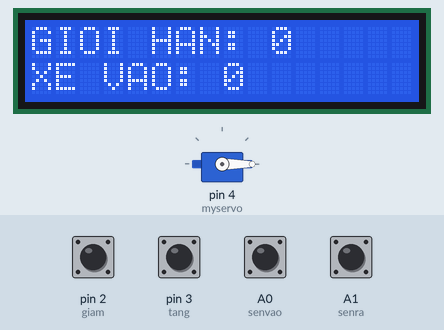
This sketch was run on a simulated Arduino Uno, built with avr-gcc and run on an emulated ATmega328P. On the bench: 16×2 character LCD, servo. Inputs (shaded band) come from the test bench; at power-on: A0 (senvao), A1 (senra), pin 2 (giam), pin 3 (tang) HIGH.

Above: at 1.2 s.
1.3 s: pin 3 (tang) pulled LOW for 1 s
At 2.8 s:
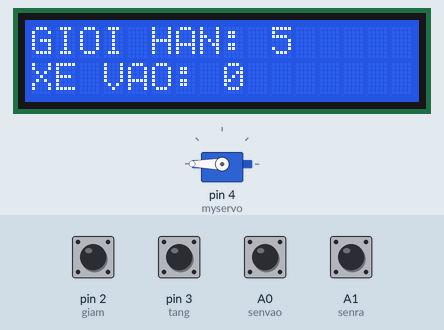
4.0 s: pin 2 (giam) pulled LOW for 0.15 s
At 5.1 s:
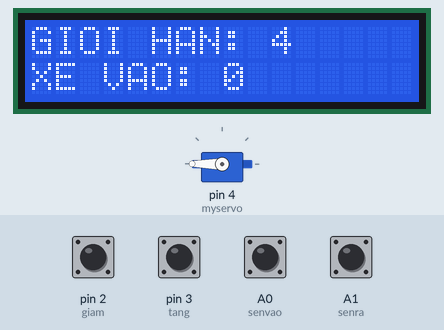
7.1 s: A0 (senvao) pulled LOW for 0.15 s
At 8.1 s:
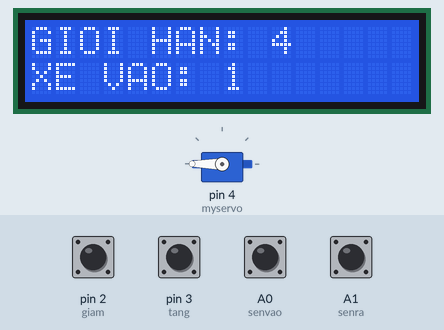
10.2 s: A1 (senra) pulled LOW for 0.15 s
At 11.1 s:
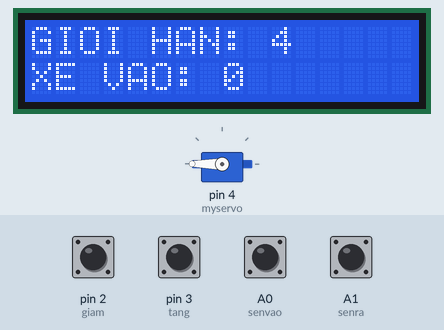
13.3 s: pin 2 (giam) pulled LOW for 1 s
At 13.65 s:
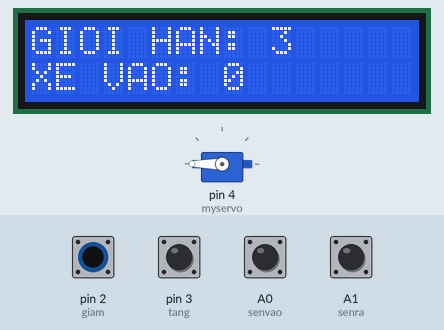
17.3 s: A0 (senvao) pulled LOW for 1 s
At 19.0 s:
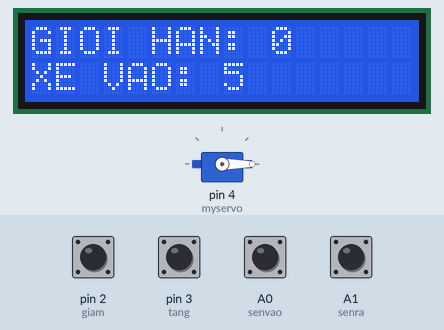
Timing chart, 0 to 20.5 s (numbered marks = the images above; inputs shaded):
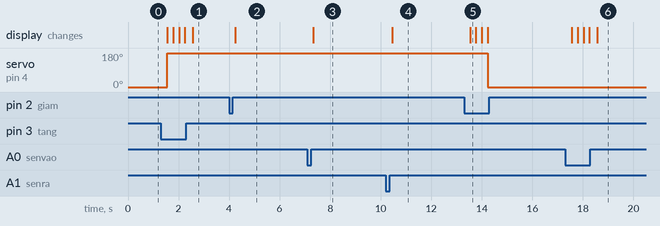

Measured:
- after the input at 1.3 s, servo on pin 4 (myservo): 0° → 180° after 0.25 s; the display: first changes after 0.25 s (image 1 shows a later state)
- after the input at 4.0 s, the display: changes after 0.25 s (image 2)
- after the input at 7.1 s, the display: changes after 0.23 s (image 3)
- after the input at 10.2 s, the display: changes after 0.25 s (image 4)
- after the input at 13.3 s, servo on pin 4 (myservo): 180° → 0° after 0.94 s; the display: changes after 0.24 s (image 5)
- after the input at 17.3 s, the display: first changes after 0.26 s (image 6 shows a later state)

The sketch:

DEM_XE_RA_VAO.ino
```cpp
#define tang 3 //Khai báo chân nút nhấn tăng giá trị giới hạn là chân 3
#define giam 2
#define senvao A0  //Khai báo chân cảm biến đếm xe vào
#define senra A1    //Cảm biến đếm xe ra
#include <Wire.h>    //Thư viện i2C
#include <LiquidCrystal_I2C.h>  //Thư viện màn hình
LiquidCrystal_I2C lcd(0x27,16,2); //Khai báo màn hình
#include <Servo.h>  //Thư viện Servo
Servo myservo;   //Khai báo servo
int i =0,j=0;   //Khai báo biến
void setup() {
lcd.init();  //khởi động LCD
  lcd.backlight(); //Bật đèn LCD
  myservo.attach(4);  //Khai báo chân điều khiển Servo
  myservo.write(0);   //Góc bạn đầu
  pinMode(tang, INPUT_PULLUP);
  pinMode(giam, INPUT_PULLUP);
  pinMode(senvao, INPUT_PULLUP);
  pinMode(senra, INPUT_PULLUP);
}
void loop() {
if(digitalRead(tang) == 0){ //Nếu nhấn nút tăng
  i=i+1;                    //Giá trị tăng lên 1 cho mỗi lần
  delay(200);
}
if(digitalRead(giam) == 0){   //Nếu nhấn nút giảm
  i=i-1;                      //Giá trị i giảm 1 lần
  delay(200);
  if(i<=0)i=0;
}
if(digitalRead(senvao) == 0){   //Nếu cảm biến đếm vào cso xe đi qua
  j=j+1;                        //Giá trị j tăng lên 1 lần
  delay(200);
}
if(digitalRead(senra) == 0){   //Nếu cảm biến đếm xe ra có xe đi qua
  j=j-1;                       //Giá trị j giảm đi 1 lần
  delay(200);
  if(j<=0)j=0;                 //Nếu bé hơn 0 thì j =0;
}
if(j >= i){                     //Nếu giá trị j lớn hơn giá trị i(i là giá trị giới hạn đặt)
myservo.write(0);               //Thì servo đóng cửa
}
if(j < i){                      //Nếu giá trị j(xe vào) bé hơn giá trị i(giới hạn đặt) thì servo mở cửa cho xe vào
  myservo.write(180);
}
lcd.setCursor(0,0);           //Vị trí con trỏ
lcd.print("GIOI HAN:       "); //In lên màn hình
lcd.setCursor(10,0);
lcd.print(i);
lcd.setCursor(0,1);
lcd.print("XE VAO:         ");
lcd.setCursor(8,1);
lcd.print(j);
}
```
